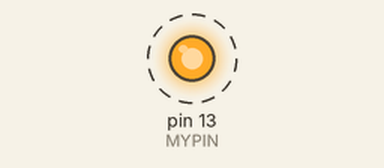
This sketch was run on a simulated Arduino Uno, built with avr-gcc and run on an emulated ATmega328P. Parts: output pins drawn as LEDs (lit = HIGH). Dashed ring = blinking.

Above: at 0.2 s.
Timing chart, 0 to 3.0 s (numbered marks = the images above):
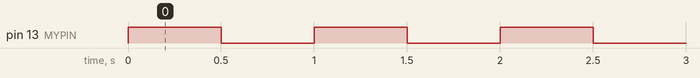

Measured:
- by itself, pin 13 (MYPIN): alternates HIGH for 0.50 s and LOW for 0.50 s

The sketch:

ledParpadeante.ino
```cpp
//Constantes:
//  + pin en el que hemos conectado la alimentacion positiva del led
//  + duracion del intervalo entre 2 parpadeos
#define MYPIN 13
#define DELAY 500

void setup() {
  //declarar el pin como salida
  pinMode(MYPIN,OUTPUT);
}

void loop() {
  //activar la salida MYPIN (encender el LED)
  digitalWrite(MYPIN,HIGH);
  //esperar
  delay(DELAY);
  //desactivar la salida MYPIN (apagar el LED)
  digitalWrite(MYPIN,LOW);
  //esperar
  delay(DELAY);
}
```
